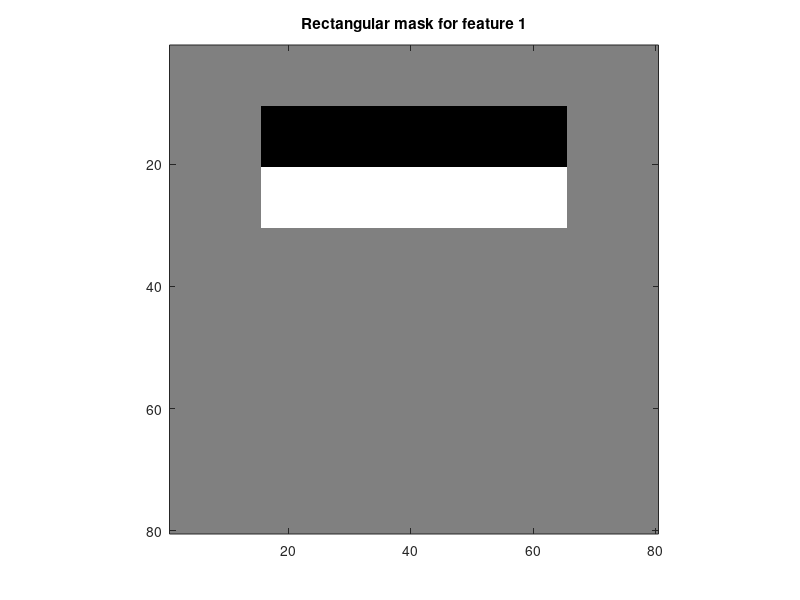
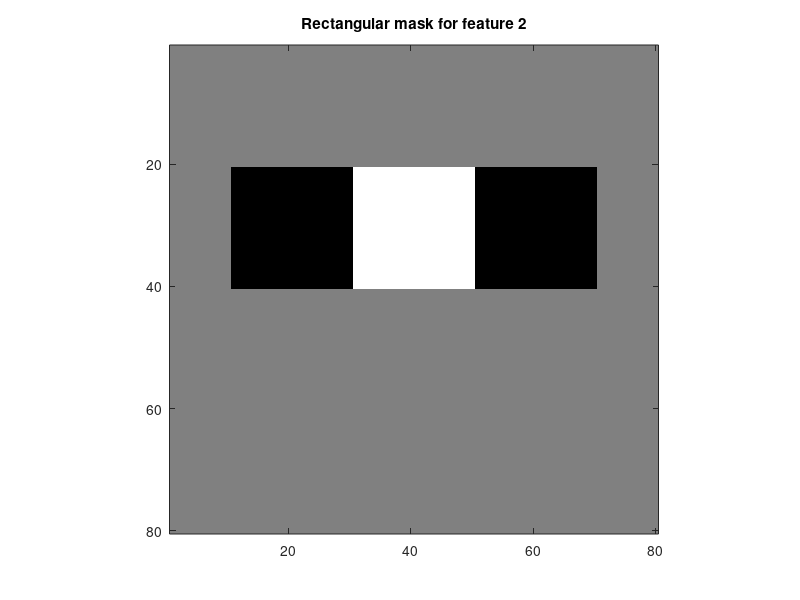

Write the MATLAB code that produced these figures, in order. (Note: this script raises an error after producing the figures.)
% Computational Vision
% Student names: ...
%
% >> OBJECTIVE: 
% 1) Analize the code
% 2) Understand the function of each part of the code
% 3) Code the missing parts
% 4) Execute the code and check the results
% 5) Comment the experiments and results in a report

% main function
function FD_ex1()

clc; close all; clear;

%% Initialization
% Define Viola & Jones parameters for the first two feature masks
% SEE THE ATTACHED IMAGE FOR DETAILS!!!
L = 80;                            % mask size [px]
d1 = 10; d2 = 15; d3 = 20; d4 = 10; % distances from the border
w1 = 50; w2 = 20; w3 = 20;          % width of the rectangles
h1 = 10; h2 = 20;                   % height of the rectangles

% L = 50;                            % mask size [px]
% d1 = 10; d2 = 15; d3 = 20; d4 = 10; % distances from the border
% w1 = 30; w2 = 10; w3 = 10;          % width of the rectangles
% h1 = 10; h2 = 20;                   % height of the rectangles


%% Draw the 2 feature masks (just for visualization purpose)
m1 = zeros(L,L);
m2 = zeros(L,L);

m1(d1+1:d1+h1,d2+1:d2+w1) = 1;
m1(d1+1+h1:d1+2*h1,d2+1:d2+w1) = 2;
figure(1);
imagesc(m1);
title('Rectangular mask for feature 1');
axis square;
colormap([128 128 128; 0 0 0; 255 255 255]/255);

m2(d3+1:d3+h2,d4+1:d4+w2) = 1;
m2(d3+1:d3+h2,d4+w2+1:d4+w2+w3) = 2;
m2(d3+1:d3+h2,d4+w2+w3+1:d4+2*w2+w3) = 1;
figure(2);
imagesc(m2);
title('Rectangular mask for feature 2');
axis square;
colormap([128 128 128; 0 0 0; 255 255 255]/255);


%% Load image, compute Integral Image and visualize it

% Load image 'NASA1.jpg' and convert image from rgb to grayscale 
I = rgb2gray(imread('NASA1.bmp'));

% Compute the Integral Image
S = cumsum(cumsum(double(I),2));
imshow(S/S(end));
title('(Normalized) Integral image')


%% Compute features for regions with faces

% (X,Y) coordinates of the top-left corner of windows with face
X = [193 340 444 573 717 834 979 1066 1224 195 445 717 964 1200];
Y = [118 151 112 177 114 177 121 184 127 270 298 279 285 295];
XY_FACE =  [X' Y'];    %[x1 y1; x2 y2 .....]

% Initialize the feature matrix for faces
FEAT_FACE = zeros(size(XY_FACE,1),2);

for i = 1:size(XY_FACE,1)
    
    % current top-left corner coordinates
     x = XY_FACE(i,1); 
     y = XY_FACE(i,2);
    
    % compute area of regions A and B for the first feature
    % HERE WE USE INTEGRAL IMAGE!
    area_A = S(y+d1+h1,x+d2+w1) - S(y+d1+1,x+d2+w1) - (S(y+d1+h1,x+d2+1) - S(y+d1+1,x+d2+1));
    area_B = S(y+2*h1+d1,x+w1+d2) - S(y+d1+h1+1,x+d2+w1) - (S(y+d1+2*h1,x+d2+1)-S(y+d1+h1+1,x+d2+1));
    
    % compute area of regions C, D and E for the second feature
    % HERE WE USE INTEGRAL IMAGE!
    area_C = S(y+d3+h2,x+d4+w2) - S(y+d3,x+d4+w2) - S(y+d3+h2,x+d4) + S(y+d3,x+d4);
    area_D = S(y+d3+h2,x+d4+w2+w3) - S(y+d3,x+d4+w2+w3) - S(y+d3+h2,x+d4+w2) + S(y+d3,x+d4+w2);
    area_E = S(y+d3+h2,x+d4+2*w2+w3) - S(y+d3,x+d4+2*w2+w3) - S(y+d3+h2,x+d4+w2+w3) + S(y+d3,x+d4+w2+w3);
    
    % compute features value
    F1 = area_B - area_A;
    F2 = area_D - (area_C + area_E);
    
    % cumulate the computed values
    FEAT_FACE(i,:) = [F1 F2];
    
end

%% Compute features for regions with non-faces

% (X,Y) coordinates of the top-left corner of windows with non-face
X=[ 28 307 574 829 1093 203 350 523 580 800 931 1127 692 1265];
Y=[ 36    28    27    30    46   768   757   742   859   745   912   777   994   820];
XY_NON_FACE = [X' Y'];

% Initialize the feature matrix for non-faces
FEAT_NON_FACE = zeros(size(XY_NON_FACE,1),2);

for i = 1:size(XY_NON_FACE,1)
    
    % current top-left corner coordinates
    x = XY_NON_FACE(i,1); y = XY_NON_FACE(i,2);
    
    % compute area of regions A and B for the first feature
    % HERE WE USE INTEGRAL IMAGE!
    area_A = S(y+d1+h1,x+d2+w1) - S(y+d1+1,x+d2+w1) - (S(y+d1+h1,x+d2+1) - S(y+d1+1,x+d2+1));
    area_B = S(y+2*h1+d1,x+w1+d2) - S(y+d1+h1+1,x+d2+w1) - (S(y+d1+2*h1,x+d2+1)-S(y+d1+h1+1,x+d2+1));
    
    % compute area of regions C, D and E for the second feature
    % HERE WE USE INTEGRAL IMAGE!
    area_C = S(y+d3+h2,x+d4+w2) - S(y+d3,x+d4+w2) - S(y+d3+h2,x+d4) + S(y+d3,x+d4);
    area_D = S(y+d3+h2,x+d4+w2+w3) - S(y+d3,x+d4+w2+w3) - S(y+d3+h2,x+d4+w2) + S(y+d3,x+d4+w2);
    area_E = S(y+d3+h2,x+d4+2*w2+w3) - S(y+d3,x+d4+2*w2+w3) - S(y+d3+h2,x+d4+w2+w3) + S(y+d3,x+d4+w2+w3);
    
    % compute features value
    F1 = area_B - area_A;
    F2 = area_D - (area_C + area_E);
    
    % cumulate the computed values
    FEAT_NON_FACE(i,:) = [F1 F2];
    
end

%% Visualize samples in the feature space
figure(3)
hold on
scatter(FEAT_FACE(:,1),FEAT_FACE(:,2),'g');
scatter(FEAT_NON_FACE(:,1),FEAT_NON_FACE(:,2),'r');
xlabel('Feature 1');
ylabel('Feature 2');
title('Feature space');


%% Visualize image with used regions
figure(4);
imshow(I);

% patches with faces
for i = 1:size(XY_FACE,1)
    PATCH = [XY_FACE(i,:) L L];
    Rectangle = [PATCH(1) PATCH(2); PATCH(1)+PATCH(3) PATCH(2); PATCH(1)+PATCH(3) PATCH(2)+PATCH(4); PATCH(1)  PATCH(2)+PATCH(4); PATCH(1) PATCH(2)];
    hold on;
    plot (Rectangle(:,1), Rectangle(:,2), 'g');
    hold off;
end

% patches without faces
for i = 1:size(XY_NON_FACE,1)
    PATCH = [XY_NON_FACE(i,:) L L];
    Rectangle = [PATCH(1) PATCH(2); PATCH(1)+PATCH(3) PATCH(2); PATCH(1)+PATCH(3) PATCH(2)+PATCH(4); PATCH(1)  PATCH(2)+PATCH(4); PATCH(1) PATCH(2)];
    hold on;
    plot (Rectangle(:,1), Rectangle(:,2), 'r');
    hold off;
end



%% Part 2:

%% Define the new regions of the test image 

% Load image 'NASA2.bmp' and convert image from rgb to grayscale 
I = rgb2gray(imread('NASA2.bmp'));

% Select regions with FACES and NON-FACES
figure(), imshow(I);
[x1, y1] = ginput();

% You could use ginput only once and then copy the coordinates
% >> copy coordinates here: <<
% x1 = ...
% y1 = ...

x1 = round(x1);
y1 = round(y1);

% (X,Y) coordinates of the top-left corner of windows with face
XY_TEST = [x1 y1];

  
%% Compute features for these new regions
% Compute the Integral Image
% >> code here <<

% Initialize the feature matrix for faces
FEAT_TEST = [];

for i = 1:size(XY_TEST,1)
    
    % current top-left corner coordinates
    x = XY_TEST(i,1);
    y = XY_TEST(i,2);
    
    % compute area of regions A and B for the first feature
    % HERE WE USE INTEGRAL IMAGE!
    area_A = S(y+d1+h1,x+d2+w1) - S(y+d1+1,x+d2+w1) - (S(y+d1+h1,x+d2+1) - S(y+d1+1,x+d2+1));
    area_B = S(y+2*h1+d1,x+w1+d2) - S(y+d1+h1+1,x+d2+w1) - (S(y+d1+2*h1,x+d2+1)-S(y+d1+h1+1,x+d2+1));
    
    % compute area of regions C, D and E for the second feature
    % HERE WE USE INTEGRAL IMAGE!
    % >> code to compute the area of regions C and E <<
    %     area_C = ...
    %     area_D = ...
    %     area_E = ...
    
    % compute features value
    F1 = area_B - area_A;
    F2 = area_D - (area_C + area_E);

    % cumulate the computed values
    FEAT_TEST = [FEAT_TEST; [F1 F2]];
    
end


%% Train a k-nn classifier and test the new windows
features_train = [FEAT_FACE; FEAT_NON_FACE];
Group = [repmat(1, length(FEAT_FACE), 1); repmat(2, length(FEAT_NON_FACE), 1)];
% Call the function knnclassify
% >> code here <<


%% Visualize samples in the feature space
% First, visualize the training samples:
figure();
hold on
scatter(FEAT_FACE(:,1),FEAT_FACE(:,2),'g');
scatter(FEAT_NON_FACE(:,1),FEAT_NON_FACE(:,2),'r');
xlabel('Feature 1');
ylabel('Feature 2');
title('Feature space');

% Second, visualize the test samples in two different colors
% >> code here <<


%% Visualize classification results in the test image

% Visualize image 'NASA2.bmp' with used regions
% >> code here <<

end





